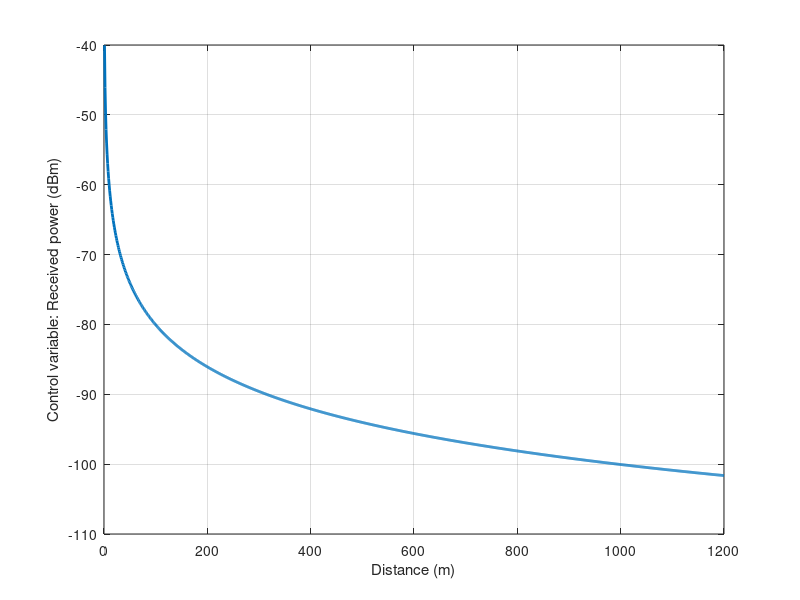

This figure's MATLAB source:
%实验4.1 : 自由空间中视线传播距离与接收功率_默认文件

%定义常量
power_tx = 1;               % 发射功率为1 mW
frequency = 2.4e9;          % 载波频率为2.4 GHz
antenna_gain_tx = 1;        % 发射天线增益为1
antenna_gain_rx = 1;        % 接收天线增益为1
c = 299792458;              % 真空中光速 m/s
max_distance = 1200;        % 最大传播距离 m\

%初始化变量数组，保存不同传播距离对应的路径损耗与接收功率
distance = 1 : max_distance;           % 传播距离从1m到1200m，间隔1m
path_loss = zeros(size(distance));     % 初始化各传播距离上的路径损耗
power_rx_dbm = zeros(size(distance));  % 初始化各传播距离上的接收功率 dBm

%用循环为每个传播距离计算对应的路径损耗与接收功率
for d = 1 : max_distance  % 传播距离d从1m到1200m
   path_loss(d) = (4 * pi * distance(d) * frequency) ^ 2 ... 
       / (antenna_gain_tx * antenna_gain_rx * c ^ 2);  % 计算传播距离为d的路径损耗
   power_rx_dbm(d) = 10 * log10(power_tx / path_loss(d));  % 计算传播距离为d的接收功率 dBm
end

%绘制接收功率与传播距离的关系曲线
figure;  % 创建一个图形窗口
plot(distance, power_rx_dbm, 'LineWidth', 2);  % 画接收功率随距离变化的曲线
grid on;  % 打开网格线
xlabel('Distance (m)');  % 创建横轴标注
ylabel('Control variable: Received power (dBm)');  % 创建纵轴标注

